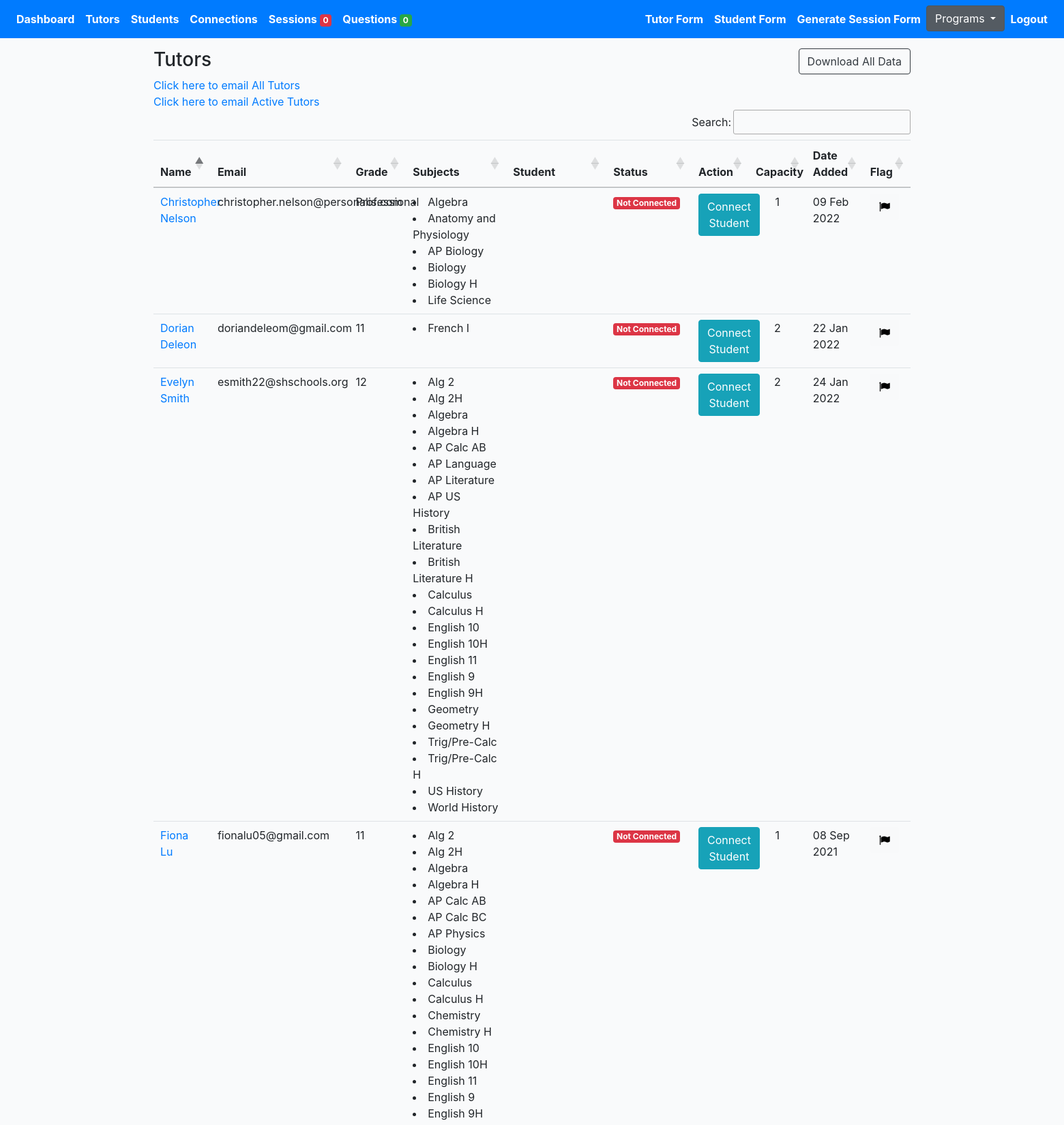
The page /tutoring/tutors/ (signed in, upper part) on the database its author committed.
### profiles/models.py (models this page shows, shortened)
class Profile(models.Model):
    role = models.CharField(max_length=200, choices=ROLE_CHOICES_PROFILE, null=True)
    avatar = models.ImageField(default='avatar.png', upload_to='avatars/')
    first_name = models.CharField(max_length=200, blank=True)
    last_name = models.CharField(max_length=200, blank=True)
    email = models.EmailField(max_length=200, blank=True)
    student_grade = models.CharField(null=True, blank=True, max_length=200, choices=STUDENT_GRADE_CHOICES)
    grade = models.CharField(null=True, blank=True, max_length=200, choices=GRADE_CHOICES)
    academic_advisor = models.ForeignKey(Academicadvisor, null=True, blank=True, on_delete=models.CASCADE, related_name='academic_advisor')
    academic_advisor_email = models.EmailField(max_length=200, blank=True)
    subjects = models.ManyToManyField(Subject, blank=True, related_name='subjects')
    school = models.CharField(max_length=200, blank=True)
    friends = models.ManyToManyField("self", blank=True, related_name='testfriends')
    updated = models.DateTimeField(auto_now=True)
    created = models.DateTimeField(auto_now_add=True)
    slug = models.SlugField(unique=True, blank=True)
    flag = models.BooleanField(default=False)
    parent1_first_name = models.CharField(max_length=200, blank=True)
    parent1_last_name = models.CharField(max_length=200, blank=True)
    parent1_phone = models.CharField(max_length=200, blank=True)
    parent1_email = models.EmailField(max_length=200, blank=True)
    student_capacity = models.IntegerField(null=True, blank=True)
    phone = models.CharField(max_length=200, blank=True)
    question = models.TextField(null=True, blank=True, max_length=1000)
    languages = models.ManyToManyField(Language, blank=True, related_name='subjects')
    comfortable_share_phone = models.BooleanField(default=False)
    permission_share_grade = models.BooleanField(default=False)
    optional_school_loop_profile_link = models.TextField(null=True, blank=True, max_length=500)
    optional_school_loop_username = models.TextField(null=True, blank=True, max_length=500)
    optional_school_loop_password = models.TextField(null=True, blank=True, max_length=500)
    parent_languages = models.CharField(null=True, blank=True, max_length=200, choices=LANGUAGE_CHOICES)
    age = models.IntegerField(null=True, blank=True)
    ethnic = models.CharField(null=True, blank=True, max_length=200, choices=ETHNIC_CHOICES)
    note = models.TextField(null=True, blank=True, max_length=1000)
    interest = models.ManyToManyField(Interest, blank=True, related_name='interest')
    check = models.CharField(null=True, blank=True, max_length=200, choices=YES_NO)
    status = models.CharField(null=True, blank=True, max_length=200, choices=PROFILE_STATUS, default='active')
    connect_virtual = models.BooleanField(default=False)
    def get_absolute_url(self):
        return reverse("profiles:profile-detail-view", kwargs={"slug": self.slug})
    def get_friends(self):
        return self.friends.all()
    def get_friends_no(self):
        return self.friends.all().count()
    def get_subjects(self):
        return self.subjects.all()
    __initial_first_name = None
    __initial_last_name = None
    def __init__(self, *args, **kwargs):
        super().__init__(*args, **kwargs)
        self.__initial_first_name = self.first_name
        self.__initial_last_name = self.last_name

class Subject(models.Model):
    name = models.CharField(max_length=200, blank=True)
    def __str__(self):
        return self.name

### profiles/views.py (the view)
# urls.py: path('tutors/', TutorProfileListView.as_view(), name='tutor-profiles-view'),
@method_decorator(login_required, name='dispatch')
@method_decorator(allowed_users(allowed_roles=['tutor', 'admin']), name='dispatch')
class TutorProfileListView(ListView):
    model = Profile
    template_name = 'tutor/tutor-profile-list.html'
    def get_queryset(self):
        qs = Profile.objects.filter(role='tutor')
        return qs
    def get_context_data(self, **kwargs):
        context = super().get_context_data(**kwargs)
        active_recipients = []
        active_conn = Connection.objects.filter(status='connected')
        for i in active_conn:
            active_recipients.append(i.tutor.email)
        active_recipients = list(set(active_recipients))
        active_recipients = ("; ".join(active_recipients))
        context["active_recipients"] = active_recipients
        recipients = list(i for i in Profile.objects.filter(role='tutor').values_list('email', flat=True))
        recipients = ("; ".join(recipients))
        context["recipients"] = recipients
        return context

### cprofiles/context_processors.py (called while the page is built)
def choice_question(request):
    if(request.user.id):
        choice_unanswered_question_num = Question.objects.filter(status="UNANSWERED").count()
        choice_session_flag_num = Session.objects.filter(flag=True).count()
        return {
            'choice_unanswered_question_num' : choice_unanswered_question_num,
            'choice_session_flag_num' : choice_session_flag_num
        }
    return {}

### middleschool/context_processors.py (called while the page is built)
def middle_school_question(request):
    if(request.user.id):
        middle_school_unanswered_question_num = Question.objects.filter(status="UNANSWERED").count()
        middle_school_session_flag_num = Session.objects.filter(flag=True).count()
        return {
            'middle_school_unanswered_question_num' : middle_school_unanswered_question_num,
            'middle_school_session_flag_num' : middle_school_session_flag_num
        }
    return {}

### mprofiles/context_processors.py (called while the page is built)
def mentor_question(request):
    if(request.user.id):
        mentor_unanswered_question_num = Question.objects.filter(status="UNANSWERED").count()
        mentor_session_flag_num = Session.objects.filter(flag=True).count()
        return {
            'mentor_unanswered_question_num' : mentor_unanswered_question_num,
            'mentor_session_flag_num' : mentor_session_flag_num
        }
    return {}

### profiles/context_processors.py (called while the page is built)
def high_school_question(request):
    if(request.user.id):
        high_school_unanswered_question_num = Question.objects.filter(status="UNANSWERED").count()
        high_school_session_flag_num = Session.objects.filter(flag=True).count()
        return {
            'high_school_unanswered_question_num' : high_school_unanswered_question_num,
            'high_school_session_flag_num' : high_school_session_flag_num
        }
    return {}

### templates/tutor/tutor-profile-list.html (shortened to what this page needs)
{% extends 'base.html' %}
{% load static %}
{% block stylesheet %}{% static '/css/my_invites.css' %}{% endblock %}
{% block content %}
<div class="row">
    <div class="col-auto mr-auto">
        <h3>Tutors</h3>
    </div>
    <div class="col-auto">
        <div class="btn-group" role="group" aria-label="Basic example">
            <form action="{% url 'profiles:export-tutoring-tutor-list' %}" method="POST">
                <button type="submit" class="btn btn-outline-dark">Download All Data</button>
            </form>
        </div>
    </div>
</div>
<p><a href="mailto:{{recipients}}">Click here to email All Tutors</a>
<p><a href="mailto:{{active_recipients}}">Click here to email Active Tutors</a>
    <div class="table-responsive-lg">
        <table id="myTable" class="table">
            <thead>
                <tr>
                    <th class="name" scope="col">Name</th>
                    <th class="email-column" scope="col">Email</th>
                    <th class="name" scope="col">Grade</th>
                    <th class="subject-column" scope="col">Subjects</th>
                    <th class="student-column" scope="col">Student</th>
                    <th class="status-column" scope="col">Status</th>
                    <th class="action-column" scope="col">Action</th>
                    <th class="name" scope="col">Capacity</th>
                    <th class="name" scope="col">Date Added</th>
                    <th class="flag-column" scope="col">Flag</th>
                </tr>
            </thead>
            <tbody>
                {% for obj in object_list %}
                <tr>
                    <td><a href="{{obj.get_absolute_url}}">{{obj.first_name}} {{obj.last_name}}</a></td>
                    <td>{{obj.email}}</td>
                    <td>{{obj.grade}}</td>
                    <td>
                        {% for subject in obj.get_subjects %}<li>{{subject}}</li>{% endfor %}
                    </td>
                    <td>
                    </td>
                    <td>
                    {% if obj.status == 'deactivated' %}
                        <div><span class="badge badge-secondary">Deactivated</span></div>
                    {% else %}
                        {% for friend in obj.get_friends %}
                        <div><span class="badge badge-success">Connected</span></div>
                        {% empty %}
                        <div><span class="badge badge-danger">Not Connected</div>
                        {% endfor %}
                    {% endif %}
                    </td>
                    {% if obj.status == 'deactivated' %}
                    <td><a href="{% url 'profiles:tutor-detail-view' obj.slug %}"><button type="submit"
                                class="btn btn-info" disabled>Connect Student</button></a></td>
                    {% elif obj.student_capacity > obj.get_friends_no or obj.student_capacity == None %}
                    <td><a href="{% url 'profiles:tutor-detail-view' obj.slug %}"><button type="submit"
                                class="btn btn-info">Connect Student</button></a></td>
                    {% else %}
                    <td><a href="{% url 'profiles:tutor-detail-view' obj.slug %}"><button type="submit"
                                class="btn btn-info" disabled>Connect Student</button></a></td>
                    {% endif %}
                    <td class="capacity">{{ obj.student_capacity }}</td>
                    <td>{{ obj.created |date:"d M Y"  }}</td>
                    <td>
                        <form action="{% url 'profiles:flag-tutor' %}" method="POST" class='like-form' id='{{obj.id}}'>
                            <button type="submit" class="like_btn btn btn-light like-btn{{obj.id}}">
                                {% if obj.flag == False %}
                                <i class="fa fa-flag thumb{{obj.id}}" style="color:black"></i>
                                {% else %}
                                <i class="fa fa-flag thumb{{obj.id}}" style="color:red"></i>
                                <p class="flag">true</p>
                                {% endif %}
                            </button>
                        </form>
                    </td>
                </tr>
                {% endfor %}
            </tbody>
        </table>
    </div>
    {% endblock content %}

### core/static/css/base.css (style rules this page uses)
body { background:#FAFAFA; }

### core/static/css/my_invites.css (style rules this page uses)
body { margin-top:20px; background:#FAFAFA; }
body { background-color: #f9fafb; margin-top:0px; }

### templates/tutor/tutor-profile-list.html (style rules this page uses)
table { table-layout:fixed; }
th.subject-column, th.student-column { width: 10%; }
th.email-column { width: 15%; }
th.status-column { width: 8%; }
th.flag-column { width: 3%; }
td.capacity { text-align: center; }
p { margin: 0; }

### rows shown on the page
Profile: first_name "Fiona", last_name "Lu", email "fionalu05@gmail.com", grade "11", status "Not Connected", student_capacity "1", created "08 Sep 2021"
Subject: name "Alg 2"
Subject: name "Alg 2H"
Subject: name "Algebra"
Subject: name "Algebra H"
Subject: name "AP Calc AB"
Subject: name "AP Calc BC"
Subject: name "AP Physics"
Subject: name "Biology"
Subject: name "Biology H"
Subject: name "Calculus"
Subject: name "Calculus H"
Subject: name "Chemistry"
Subject: name "Chemistry H"
Subject: name "English 10"
Subject: name "English 10H"
Subject: name "English 11"
Subject: name "English 9"
Subject: name "English 9H"
Profile: first_name "Dorian", last_name "Deleon", email "doriandeleom@gmail.com", grade "11", status "Not Connected", student_capacity "2", created "22 Jan 2022"
Subject: name "French I"
Profile: first_name "Evelyn", last_name "Smith", email "esmith22@shschools.org", grade "12", status "Not Connected", student_capacity "2", created "24 Jan 2022"
Subject: name "AP Language"
Subject: name "AP Literature"
Subject: name "AP US History"
Subject: name "British Literature"
Subject: name "British Literature H"
Subject: name "Geometry"
Subject: name "Geometry H"
Subject: name "Trig/Pre-Calc"
Subject: name "Trig/Pre-Calc H"
Subject: name "US History"
Subject: name "World History"
Profile: first_name "Christopher", last_name "Nelson", email "christopher.nelson@personalis.com", grade "Professional", status "Not Connected", student_capacity "1", created "09 Feb 2022"
Subject: name "Anatomy and Physiology"
Subject: name "AP Biology"
Subject: name "Life Science"

### other values the page prints
{{ high_school_session_flag_num }} "0"
{{ high_school_unanswered_question_num }} "0"
